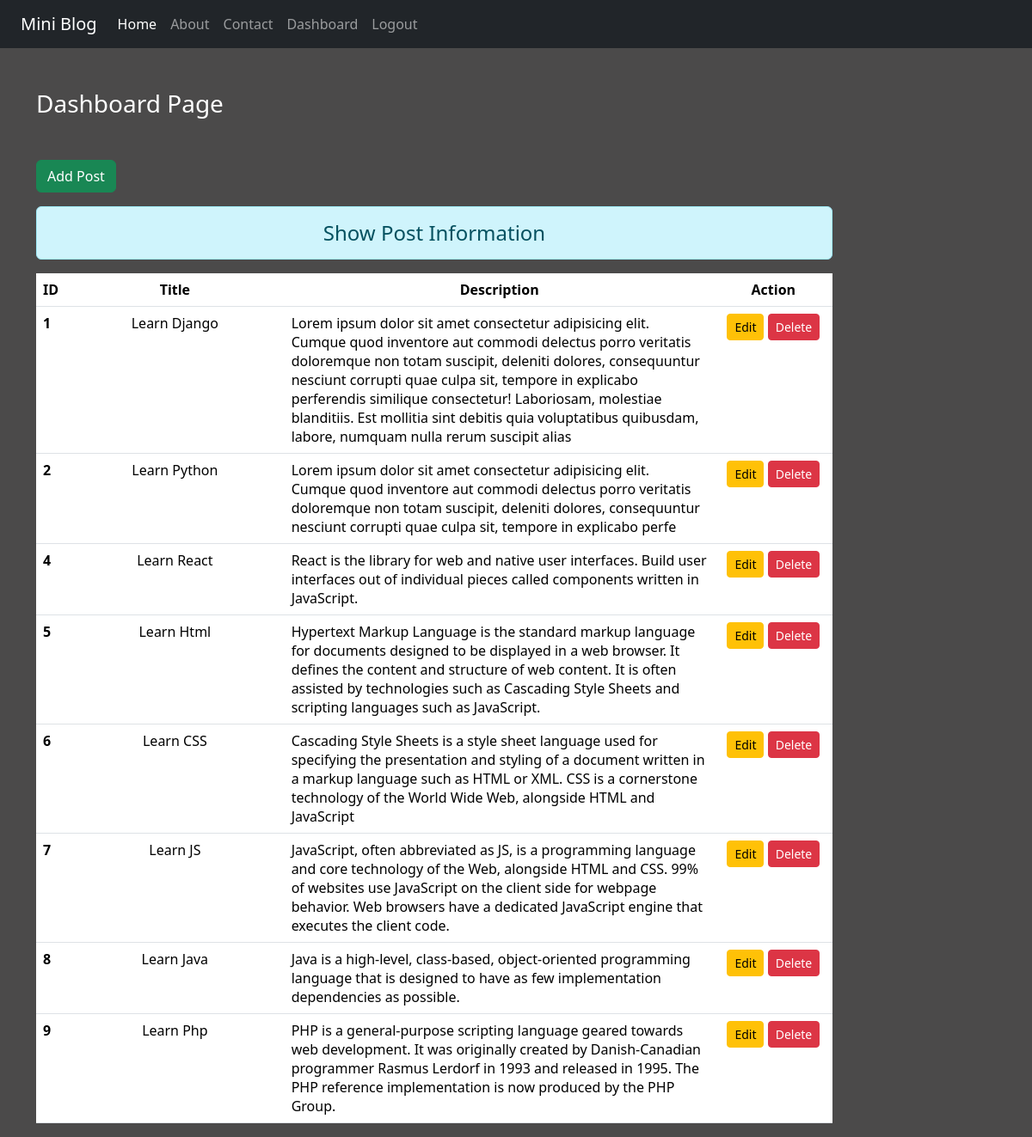
The page /dashboard/ (signed in) on the database its author committed.
### blog/models.py (models this page shows)
class Post(models.Model):
    title = models.CharField(max_length=200)
    desc = models.TextField()

### blog/views.py (the view)
# urls.py: path('dashboard/', views.dashboard, name="dashboard"),
def dashboard(request):
    if request.user.is_authenticated:
        posts = Post.objects.all()
        return render(request, 'blog/dashboard.html',{'posts':posts})
    else:
        return HttpResponseRedirect('/login/')

### blog/templates/blog/dashboard.html (shortened to what this page needs)
{% extends "blog/base.html" %}
{% load static %}
{% block content%}
 <div class="col-sm-10">
    <h3 class="text-white my-5">Dashboard Page</h3>
    <a href="{% url 'addpost' %}" class="btn btn-success">Add Post</a>
    <h4 class="text-center alert alert-info mt-3">Show Post Information</h4>
    {% if posts %}
    <table class="table table-hover bg-white">
        <thead>
            <tr class="text-center">
                <th scope="col" style="width:2%">ID</th>
                <th scope="col" style="width:28%">Title</th>
                <th scope="col" style="width:55%">Description</th>
                <th scope="col" style="width:15%">Action</th>
            </tr>
        </thead>
        <tbody>
        {% for post in posts %}
            <tr>
                <th scope="row">{{post.id}}</th>
                <td class="text-center">{{post.title}}</td>
                <td>{{post.desc}}</td>
                <td class="text-center">
                    <a href="{% url 'updatepost' post.id %}" class="btn btn-warning btn-sm">Edit</a>
                    {% if perms.blog.delete_post %}
                    <form action="{% url 'deletepost' post.id %}" method="post" class="d-inline">
                        <input type="submit" class="btn btn-danger btn-sm" value="Delete">
                    </form>
                    {% endif %}
                </td>
            </tr>
        {% endfor %}
        </tbody>
    </table>
    {% else %}
        <h4 class="text-center alert alert-danger mt-3">No Post Found</h4>
    {% endif %}
</div>
{% endblock content%}

### blog/templates/blog/base.html (shortened to what this page needs)
{% load static %}
<html>
    <head>
        <link href="https://cdn.jsdelivr.net/npm/bootstrap@5.3.3/dist/css/bootstrap.min.css" rel="stylesheet">
        <link rel="stylesheet" href="{% static 'blog/css/bootstrap.css' %}">
        <link rel="stylesheet" href="{% static 'blog/css/style.css' %}">
    </head>
    <body>
        <div class="container-fluid bg-dark">
            {% include 'blog/navbar.html' %}
        </div>
        <div class="container">
            <div class="row">
                {% block content%}
                {% endblock content%}
            </div>
        </div>
    </body>
</html>

### blog/templates/blog/navbar.html (shortened to what this page needs)
<nav class="navbar navbar-expand-lg navbar-dark bg-dark">
    <div class="container-fluid">
      <a class="navbar-brand" href="#">Mini Blog</a>
      <div class="collapse navbar-collapse" id="navbarNav">
        <ul class="navbar-nav">
          <li class="nav-item">
            <a class="nav-link active" aria-current="page" href="/">Home</a>
          </li>
          <li class="nav-item">
            <a class="nav-link" href="{% url 'about' %}">About</a>
          </li>
          <li class="nav-item">
            <a class="nav-link" href="{% url 'contact' %}">Contact</a>
          </li>
          {% if request.user.is_authenticated %}
          <li class="nav-item">
            <a class="nav-link" href="{% url 'dashboard' %}">Dashboard</a>
          </li>
          <li class="nav-item">
            <a class="nav-link" href="{% url 'logout' %}">Logout</a>
          </li>
          {% endif %}
        </ul>
      </div>
    </div>
  </nav>

### blog/static/blog/css/style.css (style rules this page uses)
body { background-color: rgb(75,74,74); color: antiquewhite; }

### rows shown on the page
Post: id "1", title "Learn Django", desc "Lorem ipsum dolor sit amet consectetur adipisicing elit. Cumque quod inventore aut commodi delectus porro veritatis doloremque non totam suscipit, deleniti dolores, consequuntur nesciunt corrupti quae culpa sit, tempore in explicabo perferendis similique consectetur! Laboriosam, molestiae blanditiis. Est mollitia sint debitis quia voluptatibus quibusdam, labore, numquam nulla rerum suscipit alias"
Post: id "2", title "Learn Python", desc "Lorem ipsum dolor sit amet consectetur adipisicing elit. Cumque quod inventore aut commodi delectus porro veritatis doloremque non totam suscipit, deleniti dolores, consequuntur nesciunt corrupti quae culpa sit, tempore in explicabo perfe"
Post: id "4", title "Learn React", desc "React is the library for web and native user interfaces. Build user interfaces out of individual pieces called components written in JavaScript."
Post: id "5", title "Learn Html", desc "Hypertext Markup Language is the standard markup language for documents designed to be displayed in a web browser. It defines the content and structure of web content. It is often assisted by technologies such as Cascading Style Sheets and scripting languages such as JavaScript."
Post: id "6", title "Learn CSS", desc "Cascading Style Sheets is a style sheet language used for specifying the presentation and styling of a document written in a markup language such as HTML or XML. CSS is a cornerstone technology of the World Wide Web, alongside HTML and JavaScript"
Post: id "7", title "Learn JS", desc "JavaScript, often abbreviated as JS, is a programming language and core technology of the Web, alongside HTML and CSS. 99% of websites use JavaScript on the client side for webpage behavior. Web browsers have a dedicated JavaScript engine that executes the client code."
Post: id "8", title "Learn Java", desc "Java is a high-level, class-based, object-oriented programming language that is designed to have as few implementation dependencies as possible."
Post: id "9", title "Learn Php", desc "PHP is a general-purpose scripting language geared towards web development. It was originally created by Danish-Canadian programmer Rasmus Lerdorf in 1993 and released in 1995. The PHP reference implementation is now produced by the PHP Group."
